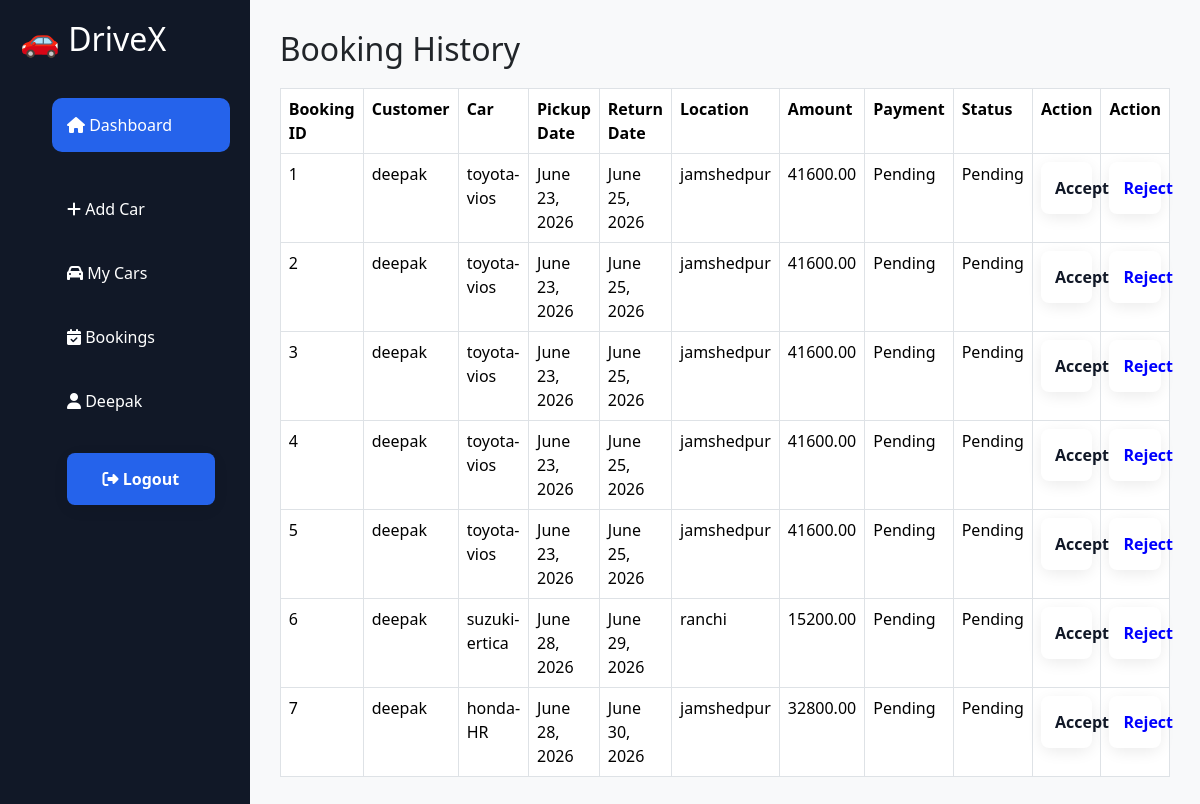
/myaddminpanel/book_history/ (signed in), run on an earlier commit of the app's database.
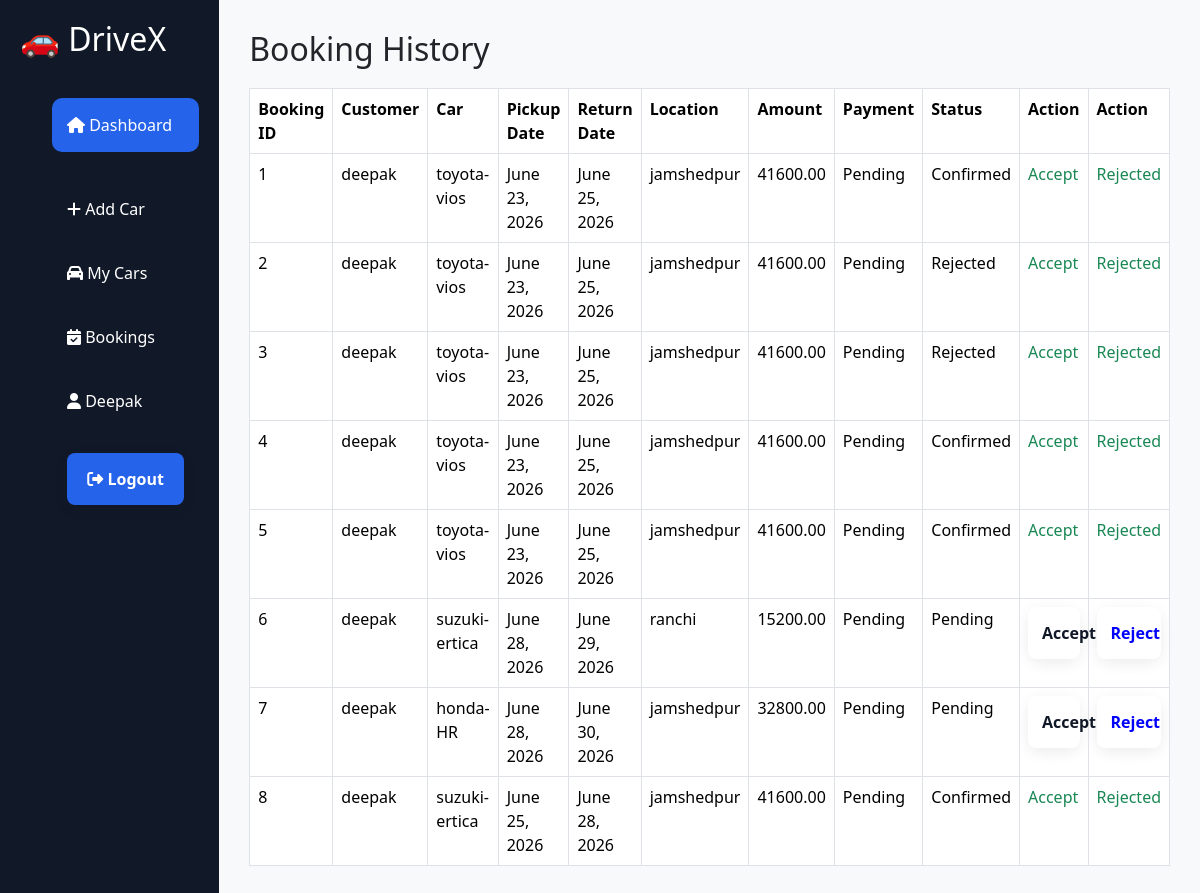
And on a later commit of the database.
### myaddminpanel/models.py (models this page shows, shortened)
class Booking(models.Model):
    STATUS_CHOICES=[
        ('Pending', 'Pending'),
        ('Confirmed', 'Confirmed'),
        ('Rejected', 'Rejected'),
        ('Completed', 'Completed'),
        ('Cancelled', 'Cancelled'),
    ]
    PAYMENT_METHOD_CHOICES=[
        ('Pay Now', 'Pay Now'),
        ('Pay at Pickup', 'Pay at Pickup'),
    ]
    PAYMENT_STATUS_CHOICES=[
        ('Pending', 'Pending'),
        ('Paid', 'Paid'),
        ('Failed', 'Failed'),
        ('Refunded', 'Refunded'),
    ]
    user= models.ForeignKey(
        User,
        on_delete=models.CASCADE,
        related_name='bookings'
    )
    vendor = models.ForeignKey(
        VendorLogin,
        on_delete=models.CASCADE,
        related_name='bookings'
    )
    car = models.ForeignKey(
        Car,
        on_delete=models.CASCADE,
        related_name='booking'
    )
    pickup_location=models.CharField(max_length=200)
    pickup_date=models.DateField()
    pickup_time=models.TimeField()
    return_date=models.DateField()
    return_time=models.TimeField()
    total_days=models.PositiveIntegerField()
    rent_per_day=models.DecimalField(
        max_digits=10,
        decimal_places=2
    )
    total_amount = models.DecimalField(
        max_digits=10,
        decimal_places=2
    )
    payment_method = models.CharField(
        max_length=20,
        choices=PAYMENT_METHOD_CHOICES
    )
    payment_status = models.CharField(
        max_length=20,
        choices=PAYMENT_STATUS_CHOICES,
        default='Pending'
    )
    status = models.CharField(
        max_length=20,
        choices=STATUS_CHOICES,
        default='Pending'
    )
    booked_at=models.DateTimeField(auto_now_add=True)
    def __str__(self):
        return f"Booking #{self.id}-{self.car.car_name}"

class Car(models.Model):
    TRANSMISSION_CHOICES = [
        ('Manual', 'Manual'),
        ('Automatic', 'Automatic'),
    ]
    FUEL_CHOICES = [
        ('Petrol', 'Petrol'),
        ('Diesel', 'Diesel'),
        ('CNG', 'CNG'),
        ('Electric', 'Electric'),
        ('Hybrid', 'Hybrid'),
    ]
    STATUS_CHOICES = [
        ('Available', 'Available'),
        ('Booked', 'Booked'),
        ('Maintenance', 'Maintenance'),
    ]
    vendor = models.ForeignKey(
        VendorLogin,
        on_delete=models.CASCADE,
        related_name='cars'
    )
    car_name = models.CharField(max_length=100, blank=True, null=True)
    brand = models.CharField(max_length=100, blank=True, null=True)
    model = models.CharField(max_length=100, blank=True, null=True)
    year = models.PositiveIntegerField(blank=True, null=True)
    city = models.CharField(max_length=100, blank=True, null=True)
    pickup_location = models.CharField(max_length=200, blank=True, null=True)
    rent_per_day = models.DecimalField(max_digits=10, decimal_places=2, blank=True, null=True)
    fuel_type = models.CharField(
        max_length=20,
        choices=FUEL_CHOICES
    )
    transmission = models.CharField(
        max_length=20,
        choices=TRANSMISSION_CHOICES
    )
    seats = models.PositiveIntegerField(default=4)
    mileage = models.PositiveIntegerField(default=0)
    ac = models.BooleanField(default=True)
    power_steering = models.BooleanField(default=True)
    power_windows = models.BooleanField(default=True)
    music_system = models.BooleanField(default=False)
    airbags = models.BooleanField(default=True)
    gps = models.BooleanField(default=False)
    image = models.ImageField(
        upload_to='cars/',
        blank=True,
        null=True
    )
    status = models.CharField(
        max_length=20,
        choices=STATUS_CHOICES,
        default='Available'
    )
    description = models.TextField(
        blank=True,
        null=True
    )
    driver = models.ForeignKey(
        Driver,
        on_delete=models.SET_NULL,
        null=True,
        blank=True
    )
    created_at = models.DateTimeField(auto_now_add=True)

### myaddminpanel/views.py (the view)
# urls.py: path('book_history/', book_history, name='book_history'),
def book_history(request):
    print("hey i am working!")
    try:
        vendor_id = request.session.get("vendor_id")
        bookings = Booking.objects.filter(vendor_id=vendor_id)
        context = {"bookings": bookings}
        print(context)
        return render(request, "booking_history.html", context)
    except Exception as e:
        return redirect("vendor-profile")
    return render(request, "booking_history.html")

### myaddminpanel/templates/booking_history.html (shortened to what this page needs)
{% extends 'base_1.html' %}
{% block css %}
  <link href="https://cdn.jsdelivr.net/npm/bootstrap@5.3.8/dist/css/bootstrap.min.css" rel="stylesheet" />
{% endblock %}
{% block content %}
<section class="booking-history">
    <div class="container-1">
        {% include 'sidebar.html' %}
        <div class="main-content">
            <h2>Booking History</h2>
            <table class="table table-bordered">
                <tr class="">
                    <th>Booking ID</th>
                    <th>Customer</th>
                    <th>Car</th>
                    <th>Pickup Date</th>
                    <th>Return Date</th>
                    <th>Location</th>
                    <th>Amount</th>
                    <th>Payment</th>
                    <th>Status</th>
                    <th>Action</th>
                    <th>Action</th>
                </tr>
                {% for book in bookings %}
                <tr>
                    <td>{{book.id}}</td>
                    <td>{{book.user.username}}</td>
                    <td>{{book.car.car_name}}</td>
                    <td>{{book.pickup_date}}</td>
                    <td>{{book.return_date}}</td>
                    <td>{{book.pickup_location}}</td>
                    <td>{{book.total_amount}}</td>
                    <td>{{book.payment_status}}</td>
                    <td>{{book.status}}</td>
                    <td>
                        {% if book.status == 'Pending' %}
                            <form action="{% url 'accept_booking' book.id %}" method="POST" style="margin: 0; padding: 0;">
                                <button class="accept" type="submit">Accept</button>
                            </form>
                        {% else %}
                            <span class="text-success disabled" aria-disabled="true">Accept</span>
                        {% endif %}
                    </td>
                    <td>
                        {% if book.status == 'Pending'%}
                        <form action="{% url 'reject_booking' book.id %}" method="POST" style="margin: 0; padding: 0;" >
                            <button class="reject" type="submit">Reject</button>
                        </form>
                        {% else %}
                        <span class="text-success disabled" aria-disabled="true">Rejected</span>
                        {% endif %}
                    </td>
                </tr>
                {% endfor %}
            </table>
        </div>
    </div>
</section>
{% endblock content %}

What changed in the data, as far as the page shows it:
changed Booking id 1: status "Pending" → "Confirmed"; status "Reject" → "Rejected"
changed Booking id 2: status "Pending" → "Rejected"; status "Reject" → "Rejected"
changed Booking id 3: status "Pending" → "Rejected"; status "Reject" → "Rejected"
changed Booking id 4: status "Pending" → "Confirmed"; status "Reject" → "Rejected"
changed Booking id 5: status "Pending" → "Confirmed"; status "Reject" → "Rejected"
added Booking: id "8", user.username "deepak", car.car_name "suzuki-ertica", pickup_date "June 25, 2026", return_date "June 28, 2026", pickup_location "jamshedpur", total_amount "41600.00", payment_status "Pending", status "Confirmed", shows "Accept", shows "Rejected"
